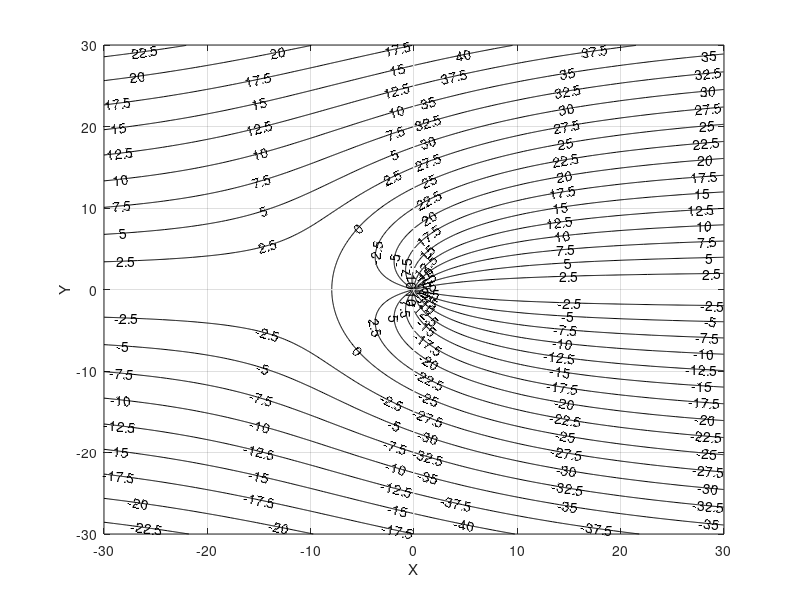

Here is the MATLAB script that generated this plot:
clc;
clear all;
m=50;
U = 1;
%Mesh for fourth quadrant and corresponding stream value function
[X1,Y1] = meshgrid(.05:.1:30,-30:.1:-.05);
psi1 = U*Y1 + m/(2*pi)*atan(Y1./X1);
%Mesh for first quadrant and corresponding stream value function
[X2,Y2] = meshgrid(.05:.1:30,.05:.1:30);
psi2 = U*Y2 + m/(2*pi)*atan(Y2./X2);
%Mesh for second quadrant and corresponding stream value function
[X3,Y3] = meshgrid(-30:.1:-.05,.05:.1:30);
psi3 = U*Y3 + m/(2*pi)*atan(Y3./X3);
%Mesh for third quadrant and corresponding stream value function
[X4,Y4] = meshgrid(-30:.1:-.05,-30:.1:-.05);
psi4 = U*Y4 + m/(2*pi)*atan(Y4./X4);
figure (1)
A='on';
B = 2;
C = 2.5;
contour(X1,Y1,psi1,'k','showtext',A,'textstep',B,'levelstep',C);
hold on;
contour(X2,Y2,psi2,'k','showtext',A,'textstep',B,'levelstep',C);
hold on;
contour(X3,Y3,psi3,'k','showtext',A,'textstep',B,'levelstep',C);
hold on;
contour(X4,Y4,psi4,'k','showtext',A,'textstep',B,'levelstep',C);
hold off;
xlim([-30 30]);ylim([-30 30]);
xlabel('X');ylabel('Y');
grid on;